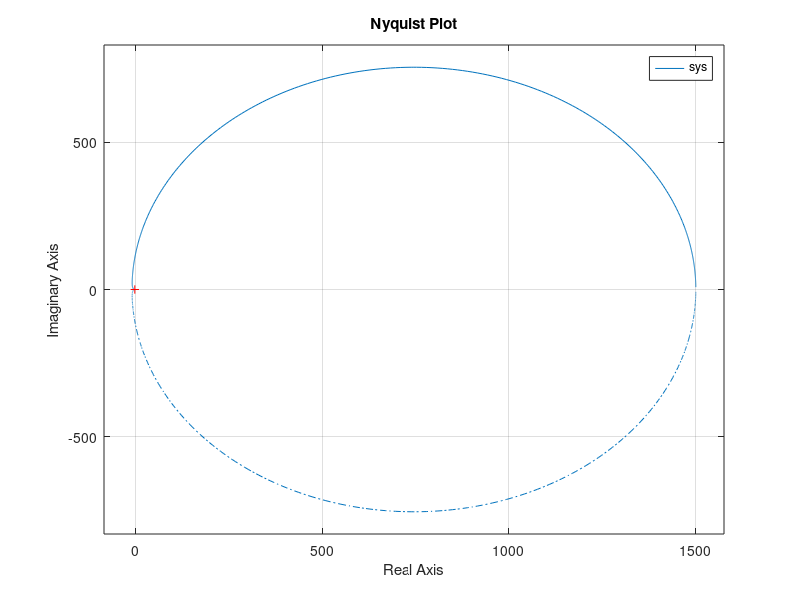

Here is the MATLAB script that generated this plot:
K=5;
num = [60*K 300*K];
den = [1 6.2 -53.8 1];

sys = tf(num, den);

% Plot the Nyquist plot
figure;
nyquist(sys);
grid on;

% Add labels to the plot
title('Nyquist Plot');
xlabel('Real Axis');
ylabel('Imaginary Axis');
